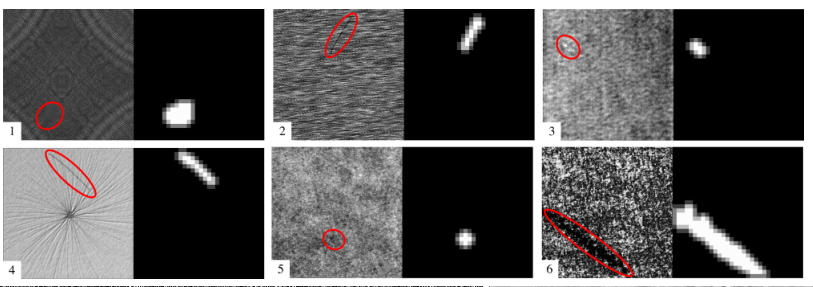
#> input picture DAGM.png, 813 x 287 px, given as the content of the folder ./NEU_SPDI/, which was not available
$ python '像素label.py'
#> lines starting #> are read from the running program, lines starting #| are printed output that depends on the picture; pictures that were not available may be replaced by others from this repository, and a replacement may not be noted
# -*- coding: utf-8 -*-
"""
Created on Mon Aug 14 21:54:36 2017
@author: jack
"""
import numpy as np
import cv2
import os
srcpath='./NEU_SPDI/'
dstpath=srcpath+'Imgs/'
startnum=0

drawing=False
Eraser=False
Penwidth=4
drawing = False #鼠标按下为真
def draw_circles(event,x,y,flags,param):
    global   drawing ,Eraser,Penwidth
    if event == cv2.EVENT_LBUTTONDOWN:
        drawing = True
    elif event == cv2.EVENT_MOUSEMOVE:
        if drawing == True:
            cv2.circle(imgbw,(x,y),Penwidth,255,-1)
    elif event == cv2.EVENT_LBUTTONUP:
         drawing = False
    if event == cv2.EVENT_RBUTTONDOWN:
        Eraser = True
    elif event == cv2.EVENT_MOUSEMOVE:
        if Eraser == True:
            cv2.circle(imgbw,(x,y),Penwidth,0,-1)
    elif event == cv2.EVENT_RBUTTONUP:
         Eraser = False
now=0
for file in os.listdir(srcpath):
    now=now+1
    if(now<startnum):
        continue
    img=cv2.imread( srcpath+file)
#> img is the input picture: shape (287, 813, 3); mean B, G, R 84.7, 84.7, 86.1
    if img is None:
           continue
    print(file)
    imgbw=img<0
#> imgbw: shape (287, 813, 3) bool; every value is 0
    imgbw.dtype='uint8'
    imgbw=cv2.cvtColor(imgbw,cv2.COLOR_BGR2GRAY)
#> imgbw: shape (287, 813); every value is 0
    while(1):
           img2=img.copy()
           b, g, r = cv2.split(img2)
           cv2.circle(g,(10,10),Penwidth,0,-1)
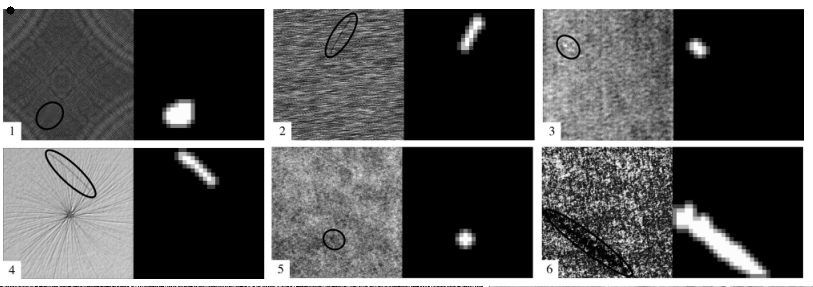
#> g: shape (287, 813); min 0, max 255, mean 84.6
           img2=cv2.merge([b,g,imgbw])
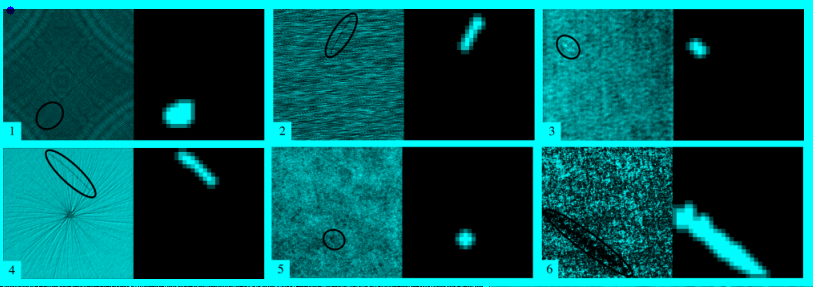
#> img2: shape (287, 813, 3); mean of channels 0, 1, 2 84.7, 84.6, 0; drawn as B, G, R

           cv2.imshow('bw',imgbw)
           cv2.imshow('image',img2)
           cv2.setMouseCallback('image',draw_circles)
           key=cv2.waitKey(2)
#> (key Esc is pressed here)
           if key== 27:
               break
           elif key == 61:
               Penwidth+=1
           elif key == 45 and Penwidth>2:
               Penwidth-=1
#           elif key !=255:
#               print(key)
    [name, _]=  file.split('.')
    cv2.imwrite(dstpath+name+'.png',imgbw)

cv2.destroyAllWindows()

$ run again, on cracks.png
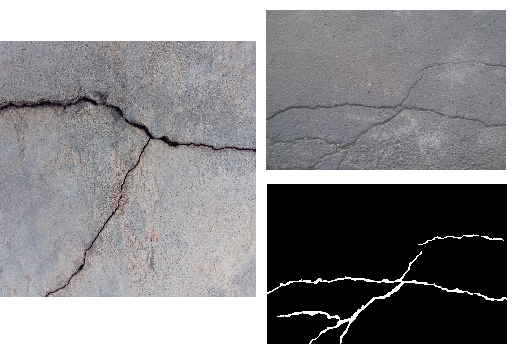
#> input picture cracks.png, 524 x 362 px, given as the content of the folder ./NEU_SPDI/, which was not available
#> img is the input picture: shape (362, 524, 3); mean B, G, R 145.9, 143.6, 144.8
#> `img2=cv2.merge([b,g,imgbw])`:
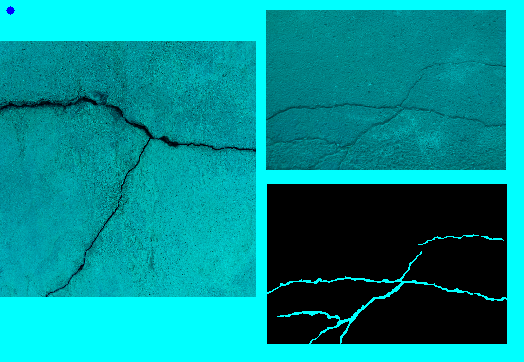
#> img2: shape (362, 524, 3); mean of channels 0, 1, 2 145.9, 143.6, 0; drawn as B, G, R
